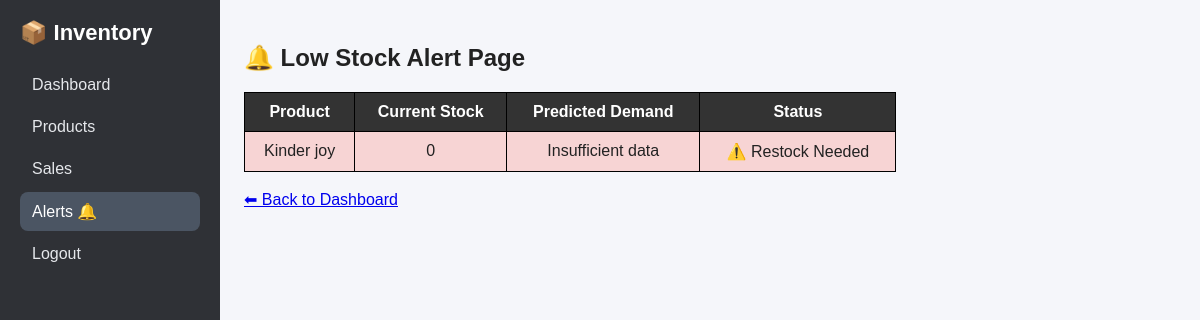
/alerts/, run on an earlier commit of the app's database.
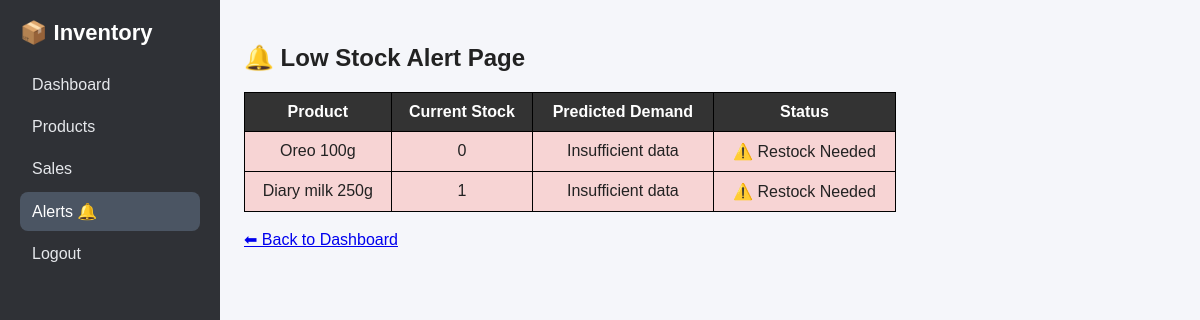
And on a later commit of the database.
### inventory/models.py (models this page shows, shortened)
class Product(models.Model):
    product_id = models.CharField(max_length=50, unique=True)
    name = models.CharField(max_length=100)
    stock = models.IntegerField(default=0)
    price = models.DecimalField(max_digits=10, decimal_places=2)
    barcode = models.CharField(
        max_length=100,
        unique=True,
        null=True,
        blank=True
    )

### inventory/views.py (the view)
# urls.py: path("alerts/", views.alert_view, name="alerts"),
def alert_view(request):
    products = Product.objects.all()
    alert_products = []
    for p in products:
        predicted = predict_demand(p.id)
        if isinstance(predicted, int):
            if p.stock < predicted:
                p.predicted_demand = predicted
                alert_products.append(p)
        else:
            if p.stock <= LOW_STOCK_LIMIT:
                p.predicted_demand = "Insufficient data"
                alert_products.append(p)
    return render(request, "inventory/alerts.html", {
        "alert_products": alert_products
    })

### inventory/ai_prediction.py (called while the page is built)
def predict_demand(product):
    sales = SalesHistory.objects.filter(product=product)
    if sales.count() < 2:
        return "Low demand"
    total_sold = sales.aggregate(total=Sum("quantity_sold"))["total"]
    avg_demand = total_sold // sales.count()
    if avg_demand >= 5:
        return "High Demand"
    elif avg_demand >= 3:
        return "Medium Demand"
    else:
        return "Low Demand"

### inventory/templates/inventory/alerts.html (shortened to what this page needs)
{% extends "inventory/base.html" %}
{% block content %}
<!DOCTYPE html>
<html>
<head>
</head>
<body>
<h2>🔔 Low Stock Alert Page</h2>
{% if alert_products %}
<table>
    <tr>
        <th>Product</th>
        <th>Current Stock</th>
        <th>Predicted Demand</th>
        <th>Status</th>
    </tr>
    {% for p in alert_products %}
    <tr class="alert">
        <td>{{ p.name }}</td>
        <td>{{ p.stock }}</td>
        <td>{{ p.predicted_demand }}</td>
        <td>⚠️ Restock Needed</td>
    </tr>
    {% endfor %}
</table>
{% else %}
<p>✅ No low stock alerts. All good!</p>
{% endif %}
<br>
<a href="{% url 'dashboard' %}">⬅ Back to Dashboard</a>
</body>
</html>
{% endblock %}

What changed in the data, as far as the page shows it:
no longer on this page (row edited): Product: name "Kinder joy", stock "0", predicted_demand "Insufficient data"
added Product: name "Oreo 100g", stock "0", predicted_demand "Insufficient data"
added Product: name "Diary milk 250g", stock "1", predicted_demand "Insufficient data"
